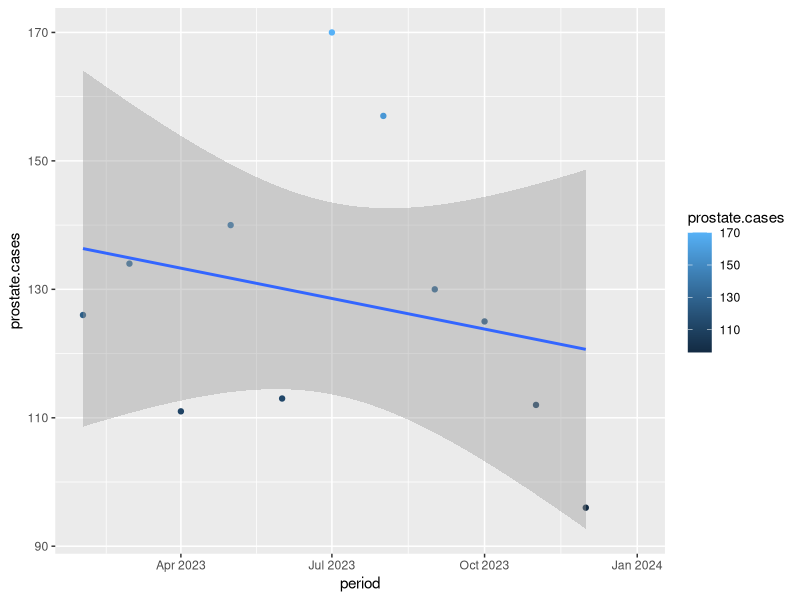
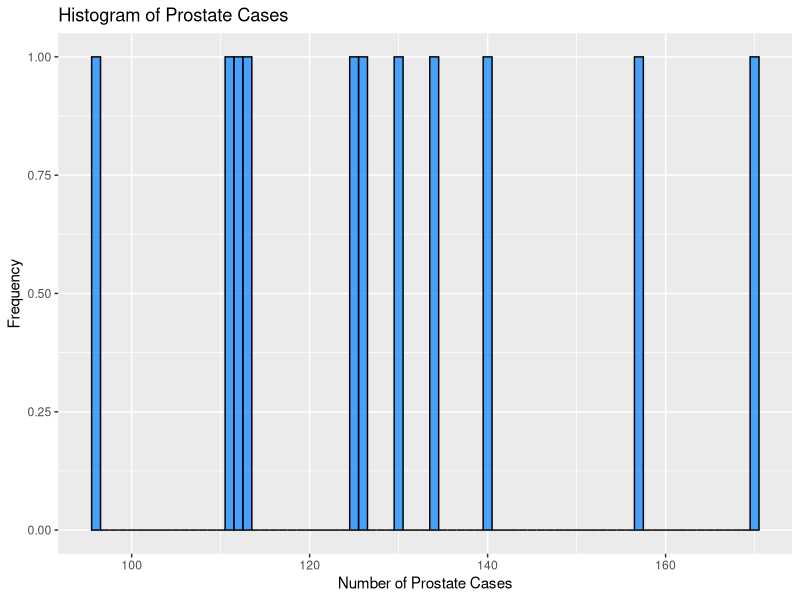
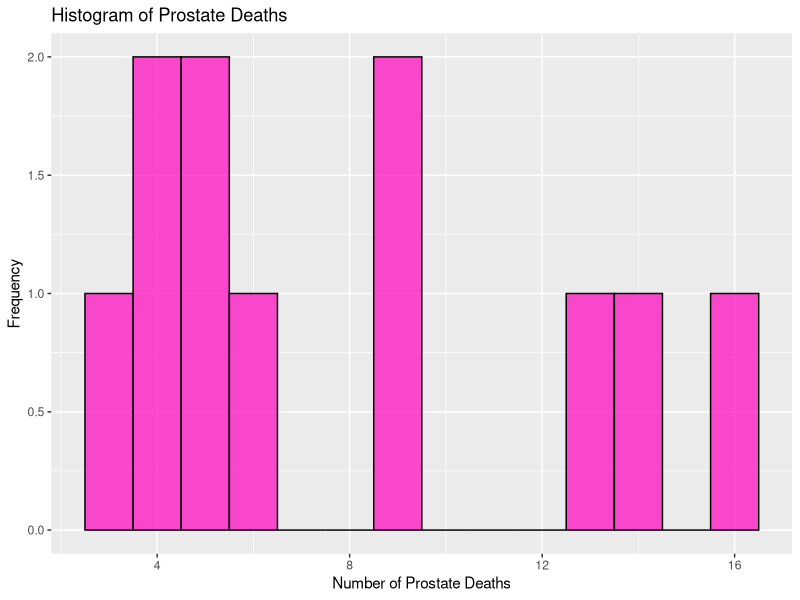
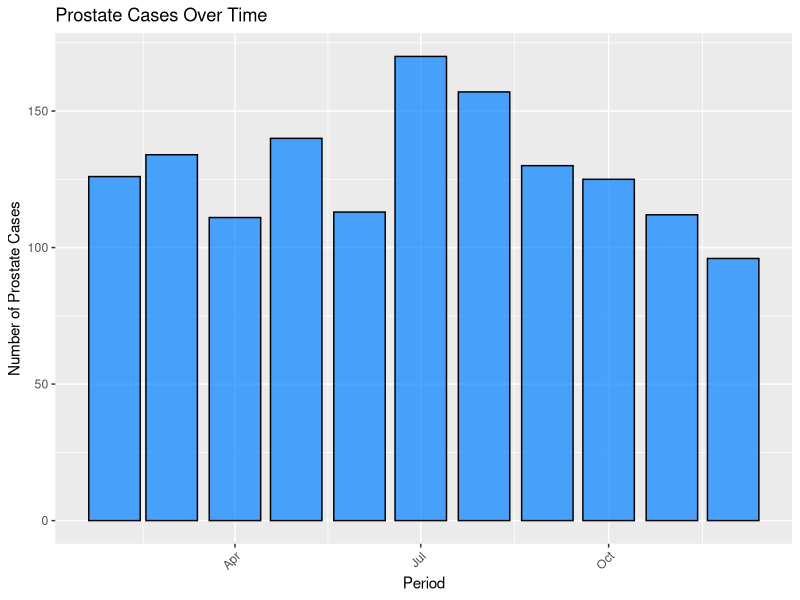
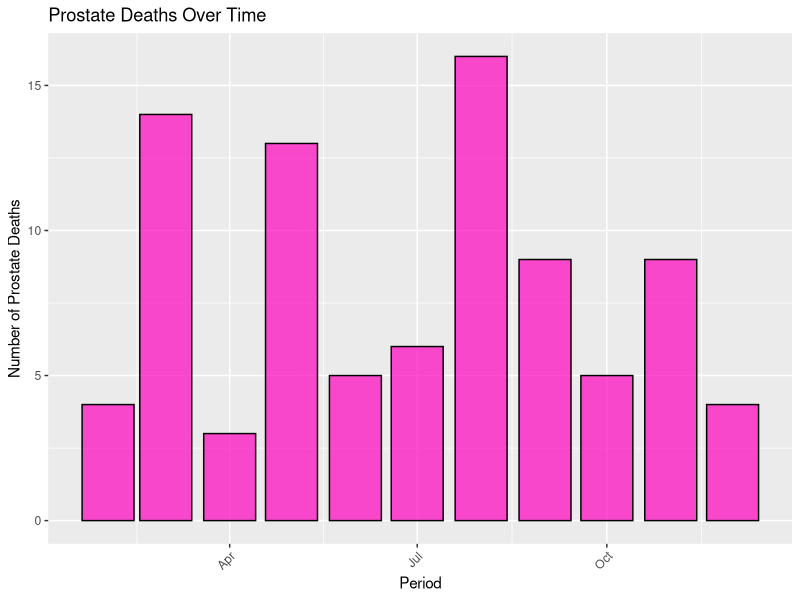
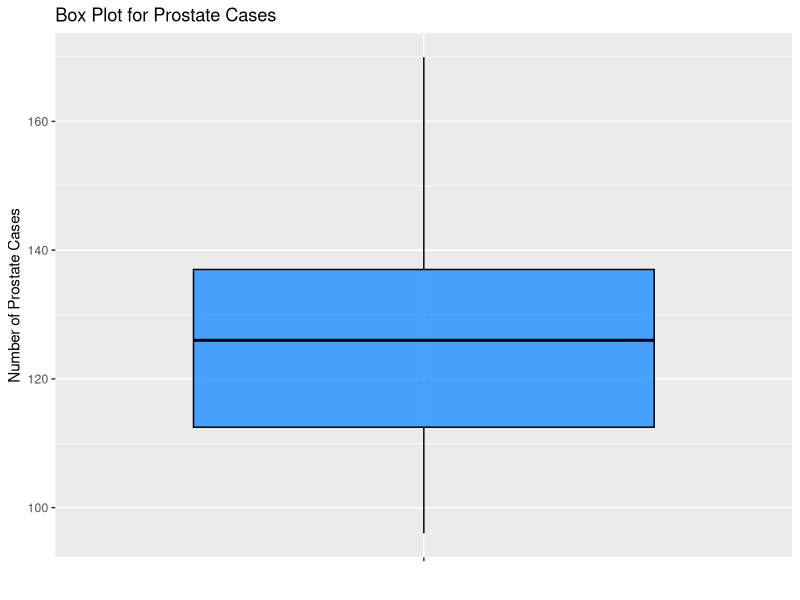
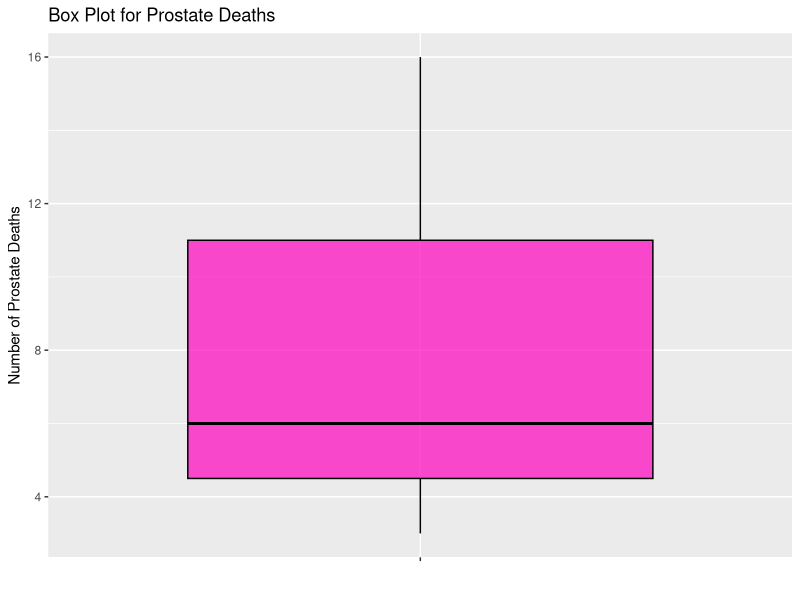
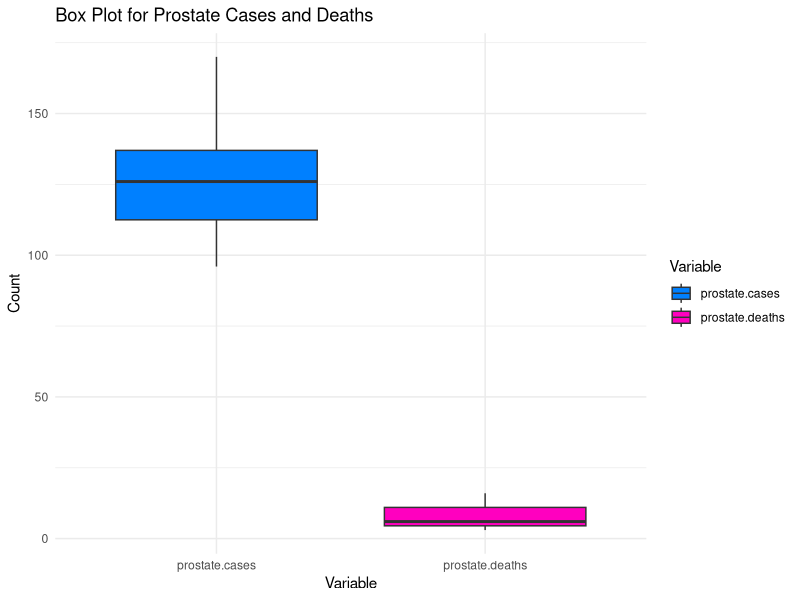

Recreate these plots in R, in order.
## ---- chunk 1
library(readr)
library(ggplot2)
data <- read_csv("data.csv")
## ---- chunk 2
### DATA CLEANING
#names(data)[names(data) == "$ 108-CAO3a. prostate (Cases)"] <- "Prostate Cases"
#new <- names(data)[names(data) == "$ 108-CAO3a. prostate (Deaths)"] <- "Prostate Deaths"

names(data) <- c("id","period","code", "description","kidney.cases", "kidney.deaths", "breast.cases", "breast.deaths", "prostate.cases","prostate.deaths", "lung.cases", "lung.deaths","liver.cases", "liver.deaths", "colon.cases", "colon.deaths", "others.cases", "others.deaths")

data$period <- as.Date(paste0(data$period, "01"), format = "%B %Y%d")

#print(data)
## ---- chunk 3
### Points
ggplot(data = data ) + 
  aes(x = period, y = prostate.cases)+
  geom_point(aes(color = prostate.cases))+
  geom_smooth(method =lm)
## ---- chunk 4
###HISTOGRAM
ggplot(data, aes(x = prostate.cases)) +
  geom_histogram(binwidth = 1, fill = "#0080ff", color = "black", alpha = 0.7) +
  labs(title = "Histogram of Prostate Cases",
       x = "Number of Prostate Cases",
       y = "Frequency")

ggplot(data, aes(x = prostate.deaths)) +
  geom_histogram(binwidth = 1, fill = "#ff00bf", color = "black", alpha = 0.7) +
  labs(title = "Histogram of Prostate Deaths",
       x = "Number of Prostate Deaths",
       y = "Frequency")
## ---- chunk 5
###BAR PLOT
ggplot(data, aes(x = period, y = prostate.cases)) +
  geom_bar(stat = "identity", fill = "#0080ff", color = "black", alpha = 0.7) +
  labs(title = "Prostate Cases Over Time",
       x = "Period",
       y = "Number of Prostate Cases") +
  theme(axis.text.x = element_text(angle = 45, hjust = 1)) 


ggplot(data, aes(x = period, y = prostate.deaths)) +
  geom_bar(stat = "identity", fill = "#ff00bf", color = "black", alpha = 0.7) +
  labs(title = "Prostate Deaths Over Time",
       x = "Period",
       y = "Number of Prostate Deaths") +
  theme(axis.text.x = element_text(angle = 45, hjust = 1)) 
## ---- chunk 6
ggplot(data, aes(x = "", y = prostate.cases)) +
  geom_boxplot(fill = "#0080ff", color = "black", alpha = 0.7) +
  labs(title = "Box Plot for Prostate Cases",
       x = "",
       y = "Number of Prostate Cases") +
  theme(axis.text.x = element_text(angle = 45, hjust = 1)) 
#ggplot(data) + aes(x = period, y = Sepal.Length, color = Species) + geom_boxplot()

ggplot(data, aes(x = "", y = prostate.deaths)) +
  geom_boxplot(fill = "#ff00bf", color = "black", alpha = 0.7) +
  labs(title = "Box Plot for Prostate Deaths",
       x = "",
       y = "Number of Prostate Deaths") +
  theme(axis.text.x = element_text(angle = 45, hjust = 1)) 
#ggplot(data) + aes(x = period, y = Sepal.Length, color = Species) + geom_boxplot()

library(tidyr)
data_long <- gather(data, key = "Variable", value = "Count", prostate.cases, prostate.deaths)

# Create a box plot for prostate cases and deaths
ggplot(data_long, aes(x = Variable, y = Count, fill = Variable)) +
  geom_boxplot() +
  labs(title = "Box Plot for Prostate Cases and Deaths",
       x = "Variable",
       y = "Count") +
  scale_fill_manual(values = c("#0080ff", "#ff00bf")) +
  theme_minimal()
## ---- chunk 7
ggplot(data, aes(x = prostate.cases, fill = period)) +
  geom_density(alpha = 0.7, color = "black") +
  labs(title = "Density Plot for Prostate Cases",
       x = "Number of Prostate Cases",
       y = "Density") +
  theme_minimal()
## ---- chunk 8
### LINE PLOT
ggplot(data) +
  aes(x = period, y = prostate.deaths) +
  labs(x="Period", y="Prostate deaths")+
  ggtitle("Line plot of prostate deaths by Period")+
  geom_line()

ggplot(data) +
  aes(x = period, y = prostate.cases) +
  labs(x="Period", y="Prostate cases")+
  ggtitle("Line plot of prostate cases by Period")+
  geom_line()

ggplot(data, aes(x = period)) +
  geom_line(aes(y = prostate.cases, color = "Prostate Cases"), size = 1.5) +
  geom_line(aes(y = prostate.deaths, color = "Prostate Deaths"), size = 1.5, linetype = "dashed") +
  labs(title = "Prostate Cases and Deaths Over Time",
       x = "Period",
       y = "Count",
       color = "Legend") +
  theme_minimal() +
  scale_color_manual(values = c("Prostate Cases" = "#0080ff", "Prostate Deaths" = "#ff00bf"))
## ---- chunk 9
## AREA PLOT
ggplot(data) +
  aes(x = period, y = prostate.cases) +
  labs(x="Period", y="Prostate cases")+
  ggtitle("Area plot of prostate cases by period")+
  geom_area()

ggplot(data) +
  aes(x = period, y = prostate.deaths) +
  labs(x="Period", y="Prostate deaths")+
  ggtitle("Area plot of prostate Deaths by period")+
  geom_area()


# Create an area plot for prostate cases and deaths
ggplot(data_long, aes(x = period, y = Count, fill = Variable)) +
  geom_area() +
  labs(title = "Area Plot for Prostate Cases and Deaths",
       x = "Period",
       y = "Count",
       fill = "Variable") +
  scale_fill_manual(values = c("#0080ff", "#ff00bf")) +
  theme_minimal()
